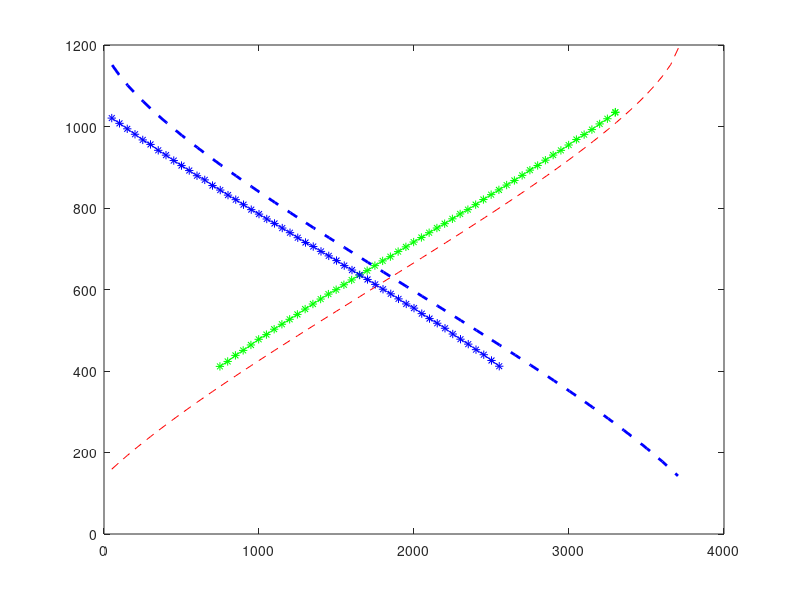

This figure's MATLAB source: (Note: this script raises an error after producing the figure.)
comparex1=[747.86	797.86	847.86	897.86	947.86	997.86	1047.86	1097.79	1147.79	1197.73	1247.73	1297.73	1347.73	1397.73	1447.73	1497.73	1547.73	1597.73	1647.73	1697.73	1747.73	1797.73	1847.73	1897.73	1947.73	1997.73	2047.73	2097.73	2147.73	2197.73	2247.73	2297.73	2347.73	2397.73	2447.73	2497.73	2547.73	2597.73	2647.73	2697.73	2747.73	2797.73	2847.73	2897.73	2947.73	2997.73	3047.73	3097.73	3147.73	3197.73	3247.73	3297.73	3299.74
]
comparey1=[411.29	423.45	438.33	450.54	463.90	477.74	489.37	502.56	514.69	526.84	538.88	551.96	564.40	576.56	588.74	599.56	611.62	623.44	635.58	646.28	658.59	670.22	680.63	693.03	704.67	716.45	727.66	739.39	750.90	761.55	773.43	785.39	796.04	808.27	820.80	832.80	844.47	856.29	867.60	880.06	892.92	904.34	917.34	929.90	941.42	954.60	968.09	980.14	992.41	1006.34	1019.07	1034.24	1035.36
]
comparex2=[50	100	150	200	250	300	350	400	450	500	550	600	650	700	750	800	850	900	950	1000	1050	1100	1150	1200	1250	1300	1350	1400	1450	1500	1550	1600	1650	1700	1750	1800	1850	1900	1950	2000	2050	2053.83	2103.83	2105.06	2155.06	2205.06	2255.06	2305.06	2355.06	2404.98	2406.83	2456.83	2506.83	2556.83	2606.83	2656.83	2706.83	2756.83	2806.83	2856.83	2906.83	2906.91	2956.91	3006.91	3056.91	3106.91	3156.91	3206.91	3256.91	3306.91	3356.91	3406.91	3456.91	3506.91	3556.91	3606.91	3656.91	3706.91
]
comparey2=[159.02	176.14	192.59	208.50	223.93	238.97	253.66	268.04	282.16	296.03	309.69	323.15	336.44	349.57	362.56	375.42	388.16	400.79	413.32	425.76	438.12	450.40	462.62	474.78	486.89	498.95	510.97	522.95	534.90	546.82	558.72	570.61	582.48	594.35	606.22	618.09	629.96	641.85	653.75	665.67	677.63	678.54	690.53	690.82	702.85	714.91	727.03	739.19	751.42	763.70	764.16	776.53	788.99	801.54	814.19	826.95	839.83	852.84	866.00	879.32	892.82	892.84	906.53	920.45	934.61	949.05	963.80	978.91	994.43	1010.43	1026.99	1044.25	1062.37	1081.59	1102.33	1125.32	1152.36	1193.49
]
comparex3=[50	100	150	200	250	300	350	400	450	500	550	600	650	700	750	800	850	900	950	1000	1050	1100	1150	1200	1250	1300	1350	1400	1450	1500	1550	1600	1650	1700	1750	1800	1850	1900	1950	2000	2050	2100	2150	2200	2250	2300	2350	2400	2450	2500	2550
]
comparey3=[1020.65	1007.73	994.32	980.96	967.10	956.01	941.54	929.69	916.44	904.14	891.90	879.23	868.99	855.13	844.02	831.64	820.47	808.16	796.00	785.04	773.07	762.09	750.81	739.42	727.09	715.32	705.43	693.52	682.50	671.02	658.68	647.74	635.76	624.61	612.53	600.69	589.40	577.00	564.58	554.33	540.76	528.65	517.19	504.87	490.78	478.06	465.97	452.40	439.98	425.83	411.73
]
comparex4=[52.72	102.72	152.72	202.72	252.72	302.72	352.72	402.72	452.72	502.72	552.72	602.72	652.72	702.72	752.72	802.72	852.72	902.72	952.72	1002.72	1052.72	1102.72	1152.72	1202.72	1252.72	1302.72	1352.72	1402.72	1452.72	1502.72	1552.72	1602.72	1652.72	1702.72	1752.72	1802.72	1852.72	1902.72	1952.72	2002.72	2052.72	2102.72	2152.72	2202.72	2252.72	2302.72	2352.72	2402.72	2452.72	2502.72	2552.72	2602.72	2652.72	2702.72	2752.72	2802.72	2852.72	2902.72	2952.72	3002.72	3052.72	3102.72	3152.72	3202.72	3252.72	3302.72	3352.72	3402.72	3452.72	3502.72	3552.72	3602.72	3652.72	3702.72
]
comparey4=[1150.72	1123.99	1101.15	1080.51	1061.36	1043.29	1026.08	1009.54	993.57	978.08	962.99	948.26	933.84	919.69	905.78	892.10	878.61	865.30	852.15	839.14	826.27	813.52	800.87	788.33	775.88	763.51	751.21	738.98	726.81	714.70	702.64	690.61	678.63	666.68	654.75	642.84	630.96	619.08	607.21	595.35	583.48	571.61	559.72	547.82	535.90	523.95	511.97	499.96	487.90	475.80	463.65	451.43	439.15	426.80	414.36	401.84	389.22	376.49	363.64	350.67	337.55	324.27	310.82	297.18	283.33	269.24	254.88	240.21	225.21	209.81	193.94	177.54	160.48	142.62
]
plot (comparex2,comparey2,'r--',comparex1,comparey1,'g*-',comparex3,comparey3,'b*-',comparex4,comparey4,'b--','linewidth',2)
h1=2.45*tan(4.1/180)
l1=2.45/cos(4.1/180)
syms y x
dsolve('Dx=-0.89*sqrt(1-(y-0.6467)*(y-0.6467)/0.36)','y')
dl=1.2/sin(4.1/180)
ds=1.78
syms H
V1= -2*2.45*(- (2058538524825811*asin((8333333333333333*(H-0.6467))/5000000000000000))/7709882115452476 - (5794270833333333*(H-0.6467)*(9/25 - (H-0.6467)^2)^(1/2))/7812500000000000-0.419)

V2=(sqrt(1-((H-1.0267)^2)/0.89/0.89)*0.6+sqrt(1-((H-0.9675)^2)/0.89/0.89)*0.6)*0.0558*2.45/4
V= -2*2.45*(- (2058538524825811*asin((8333333333333333*(H-0.6467))/5000000000000000))/7709882115452476 - (5794270833333333*(H-0.6467)*(9/25 - (H-0.6467)^2)^(1/2))/7812500000000000-0.419)+(sqrt(1-((H-1.0267)^2)/0.89/0.89)*0.6+sqrt(1-((H-0.9675)^2)/0.89/0.89)*0.6)*0.0558*2.45/4
H=0.2:0.01:1.1
for n=1:91
       V(n)= -2*2.45*(- (2058538524825811*asin((8333333333333333*(H(n)-0.6467))/5000000000000000))/7709882115452476 - (5794270833333333*(H(n)-0.6467)*(9/25 - (H(n)-0.6467)^2)^(1/2))/7812500000000000-0.419)+(sqrt(1-((H(n)-1.0267)^2)/0.89/0.89)*0.6+sqrt(1-((H(n)-0.9675)^2)/0.89/0.89)*0.6)*0.0558*2.45/4-n*2/1000

end
for n=1:91
 V1(n)= -2*2.45*(- (2058538524825811*asin((8333333333333333*(H(n)-0.6))/5000000000000000))/7709882115452476 - (5794270833333333*(H(n)-0.6)*(9/25 - (H(n)-0.6)^2)^(1/2))/7812500000000000-0.419)

end
 
 H=H*1000
V=V*1000-215
V1=1000*V1-262
V=vpa(V)
V1=vpa(V1)
V=fix(V)
V1=fix(V1)
plot (V,H,'r--',comparex1,comparey1,'g*-','linewidth',1)
pause
plot (V1,H,'r--',comparex2,comparey2,'g*-','linewidth',1)






